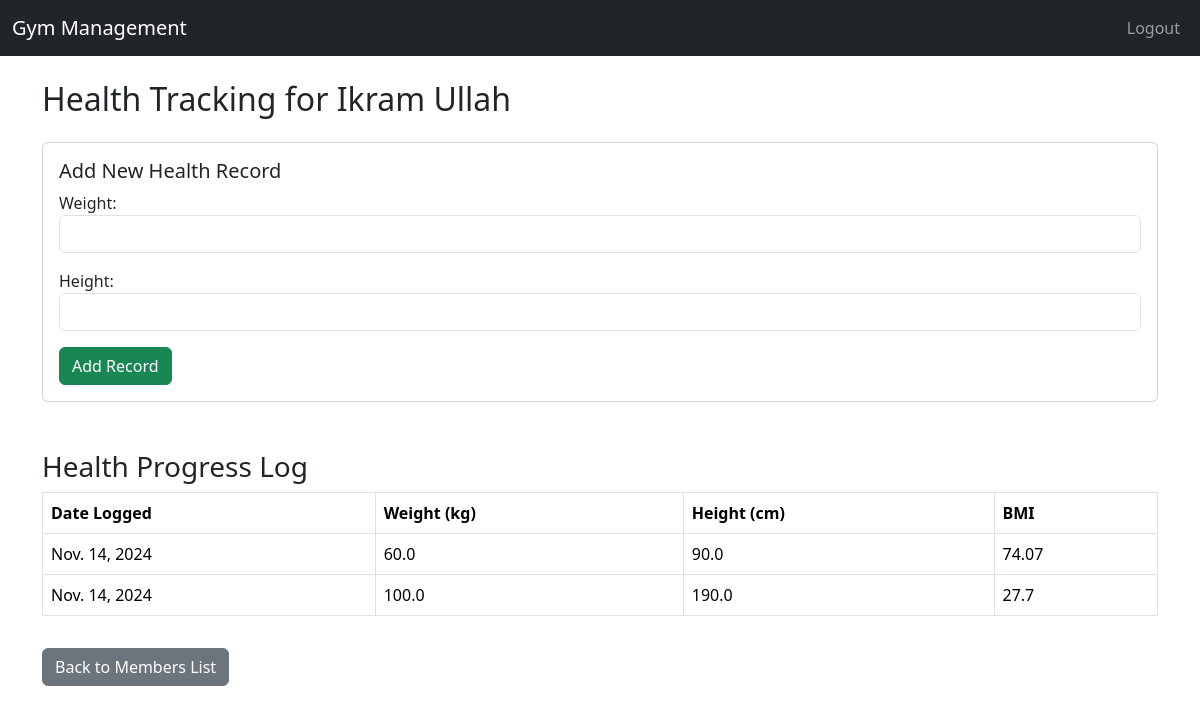
Page /health-log/1/ (signed in) on the committed database.
### members/models.py (models this page shows, shortened)
class Member(models.Model):
    GENDER_CHOICES = [('M', 'Male'), ('F', 'Female'), ('O', 'Other')]
    name = models.CharField(max_length=100)
    birthdate = models.DateField()
    gender = models.CharField(max_length=1, choices=GENDER_CHOICES)
    contact_number = models.CharField(max_length=15,unique=True)
    address = models.TextField()
    profile_photo = models.ImageField(upload_to='profile_photos/', blank=True, null=True)
    join_date = models.DateField(auto_now_add=True)

class HealthLog(models.Model):
    member = models.ForeignKey(Member, on_delete=models.CASCADE,related_name='healthlog')
    date_logged = models.DateField(auto_now_add=True)
    weight = models.FloatField()
    height = models.FloatField()
    def bmi(self):
        return round(self.weight / ((self.height / 100) ** 2), 2)

### members/views.py (the view)
# urls.py: path('health-log/<int:id>/', views.member_health, name='member_health'),
@login_required
@user_passes_test(is_admin)
def member_health(request, id):
    member = get_object_or_404(Member, id=id)
    health_logs = HealthLog.objects.filter(member=member).order_by('-date_logged')
    if request.method == 'POST':
        form = HealthLogForm(request.POST)
        if form.is_valid():
            health_log = form.save(commit=False)
            health_log.member = member
            health_log.save()
            return redirect('member_health', id=member.id)
    else:
        form = HealthLogForm()
    return render(request, 'member_health.html', {
        'member': member,
        'health_logs': health_logs,
        'form': form
    })

### members/forms.py
class HealthLogForm(forms.ModelForm):
    class Meta:
        model = HealthLog
        fields = ['weight', 'height']
        widgets = {
            'weight': forms.NumberInput(attrs={'class': 'form-control', 'step': '0.1'}),
            'height': forms.NumberInput(attrs={'class': 'form-control', 'step': '0.1'}),
        }

### members/views.py (called while the page is built)
def is_admin(user):
    return user.is_staff

### templates/member_health.html (shortened to what this page needs)
{% extends 'base.html' %}
{% block content %}
<h2 class="mb-4">Health Tracking for {{ member.name }}</h2>
<div class="card mb-4">
    <div class="card-body">
        <h5>Add New Health Record</h5>
        <form method="post">
            {{ form.as_p }}
            <button type="submit" class="btn btn-success">Add Record</button>
        </form>
    </div>
</div>
<h3 class="mt-5">Health Progress Log</h3>
<table class="table table-bordered">
    <thead>
        <tr>
            <th>Date Logged</th>
            <th>Weight (kg)</th>
            <th>Height (cm)</th>
            <th>BMI</th>
        </tr>
    </thead>
    <tbody>
        {% for log in health_logs %}
        <tr>
            <td>{{ log.date_logged }}</td>
            <td>{{ log.weight }}</td>
            <td>{{ log.height }}</td>
            <td>{{ log.bmi }}</td>
        </tr>
        {% empty %}
        <tr>
            <td colspan="4" class="text-center">No health records found</td>
        </tr>
        {% endfor %}
    </tbody>
</table>
<a href="{% url 'member_list' %}" class="btn btn-secondary mt-3">Back to Members List</a>
{% endblock %}

### rows in the picture
Member: name "Ikram Ullah"
HealthLog: date_logged "Nov. 14, 2024", weight "60.0", height "90.0", bmi "74.07"
HealthLog: date_logged "Nov. 14, 2024", weight "100.0", height "190.0", bmi "27.7"
